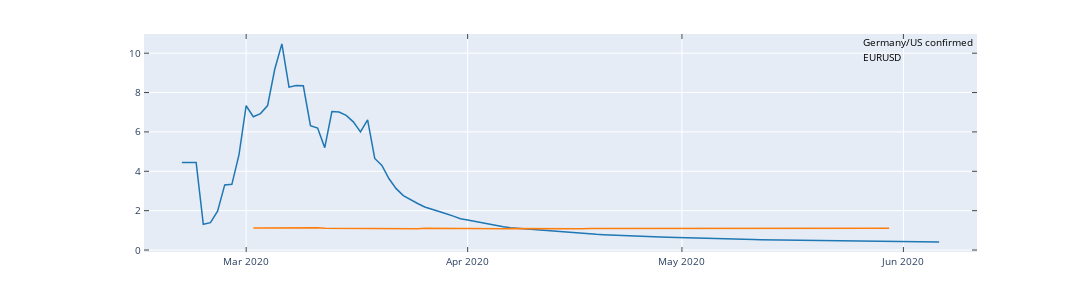
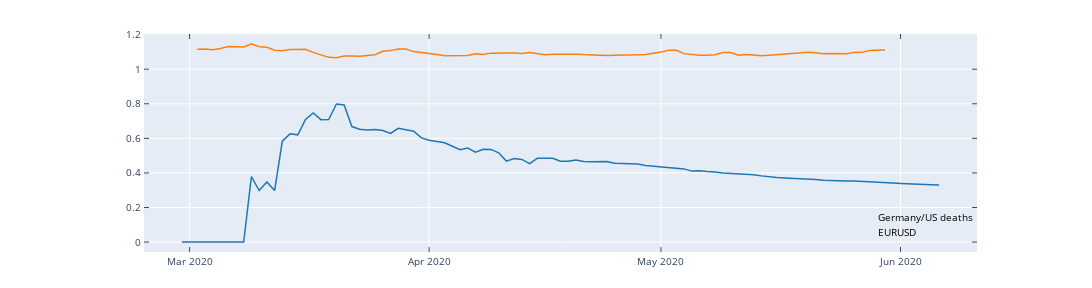
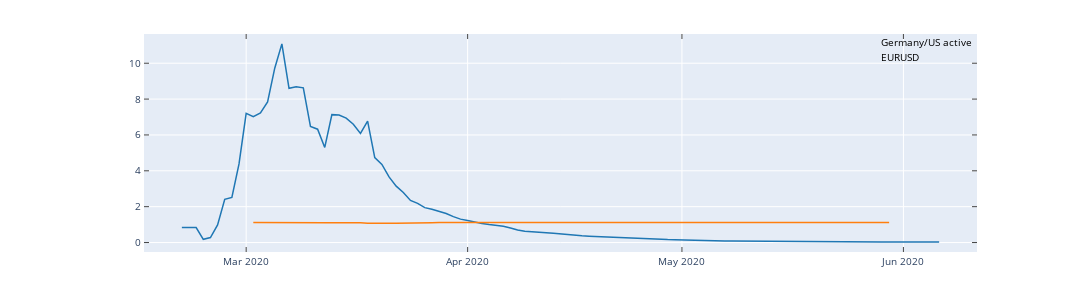
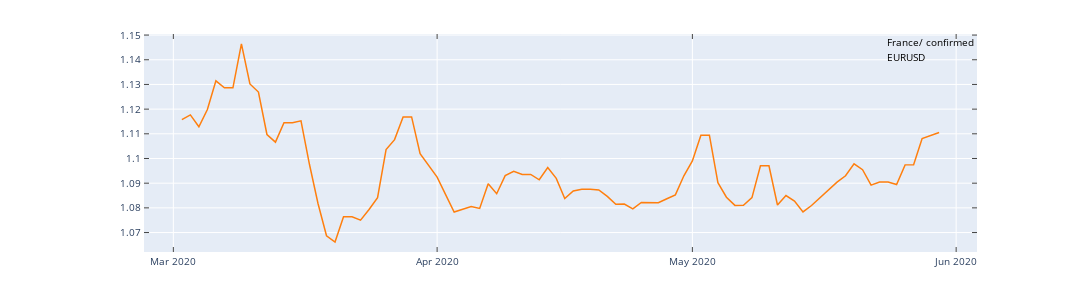

The code cell stored with these charts, in order, in its notebook:
### Code cell
plot_covid_forex(covid19, df_exchange_rates, 'EURUSD', 'Germany', 'US')
plot_covid_forex(covid19, df_exchange_rates, 'EURUSD', 'France', '')
